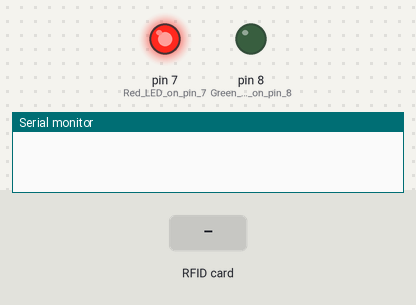
The sketch below on a simulated Arduino Uno, built with avr-gcc and run on an emulated ATmega328P. On the bench: output pins drawn as LEDs (lit = HIGH), the last lines printed to the serial monitor. Inputs (shaded band) come from the test bench. Pins used as bus, display or sensor lines are not drawn.

Above: at 1.2 s.
1.3 s: RFID card DD E3 8A 2D held to the reader
At 1.9 s:
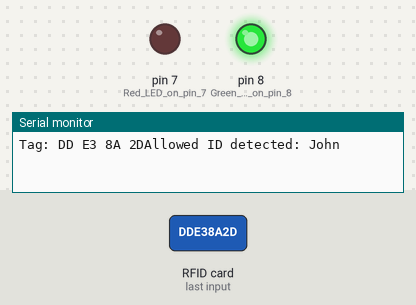
2.8 s: RFID card ED 49 B7 2D held to the reader
At 7.6 s:
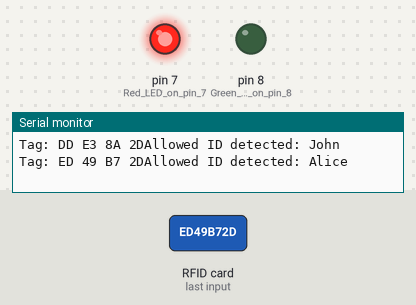
Timing chart, 0 to 9.1 s (numbered marks = the images above; inputs shaded):
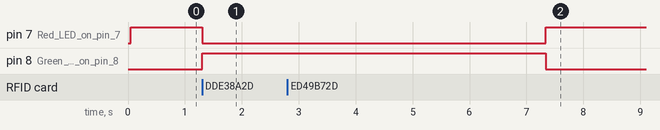

Measured:
- after the input at 1.3 s, pin 7 (Red_LED_on_pin_7): HIGH → LOW at once; pin 8 (Green_LED_on_pin_8): LOW → HIGH at once
- after the input at 2.8 s, pin 7 (Red_LED_on_pin_7): LOW → HIGH after 4.5 s instead of 1.5 s; pin 8 (Green_LED_on_pin_8): HIGH → LOW after 4.5 s instead of 1.5 s

The sketch:

RFID.ino
```cpp
#include <SPI.h>
#include <MFRC522.h>
#include <Wire.h>

MFRC522 mfrc522(10, 9);
boolean cardPresent = false;

// Arrays to store card IDs and corresponding names
const char *cardIDs[] = {"DD E3 8A 2D", "ED 49 B7 2D", "92 D9 56 51"};
const char *cardNames[] = {"John", "Alice", "Bob"};

String scannedCardName; // Variable to store the name of the scanned card
unsigned long lastCardScanTime = 0; // Variable to store the time of the last card scan

void setup() {
  Wire.begin(11);  // Set slave address to 11
  Wire.onRequest(requestEvent);
  Serial.begin(9600);
  SPI.begin();
  mfrc522.PCD_Init();
  pinMode(7, OUTPUT);  // Red LED on pin 7
  pinMode(8, OUTPUT);  // Green LED on pin 8
  digitalWrite(7, HIGH);  // Turn on the red LED initially
}

void loop() {
  if (mfrc522.PICC_IsNewCardPresent()) {
    if (!cardPresent) {
      cardPresent = true;
      lastCardScanTime = millis(); // Update the time of the last card scan
    }
  } else {
    if (cardPresent) {
      cardPresent = false;
      digitalWrite(7, HIGH);  // Turn on the red LED when the card is removed
      digitalWrite(8, LOW);   // Turn off the green LED
    }
  }

  if (cardPresent) {
    if (mfrc522.PICC_ReadCardSerial()) {
      Serial.print("Tag:");
      String content = "";
      for (byte i = 0; i < mfrc522.uid.size; i++) {
        Serial.print(mfrc522.uid.uidByte[i] < 0x10 ? " 0" : " ");
        Serial.print(mfrc522.uid.uidByte[i], HEX);
        content.concat(String(mfrc522.uid.uidByte[i] < 0x10 ? " 0" : " "));
        content.concat(String(mfrc522.uid.uidByte[i], HEX));
      }
      content.toUpperCase();
      content = content.substring(1);

      bool uidAllowed = false;
      for (int i = 0; i < sizeof(cardIDs) / sizeof(cardIDs[0]); i++) {
        // Make the comparison case-insensitive
        if (content.equalsIgnoreCase(cardIDs[i])) {
          uidAllowed = true;
          scannedCardName = cardNames[i];
          Serial.println("Allowed ID detected: " + scannedCardName);
          lastCardScanTime = millis(); // Update the time of the last card scan
          break;
        }
      }

      if (uidAllowed) {
        digitalWrite(7, LOW);   // Turn off the red LED when the card is detected
        digitalWrite(8, HIGH);
        delay(3000);
      }

      Serial.println();
    }
  }

  // Check if 5 seconds have passed since the last card scan
  if (millis() - lastCardScanTime >= 5000) {
    scannedCardName = ""; // Reset the scannedCardName after 5 seconds
  }
}

void requestEvent() {
  // This function is called when the master requests data from the slave
  // Send the name of the scanned card to the master Arduino
  Serial.println("Sending card name to master: " + scannedCardName);
  Wire.write(scannedCardName.c_str());
  Wire.write('\0');  // Null terminator
}
```
